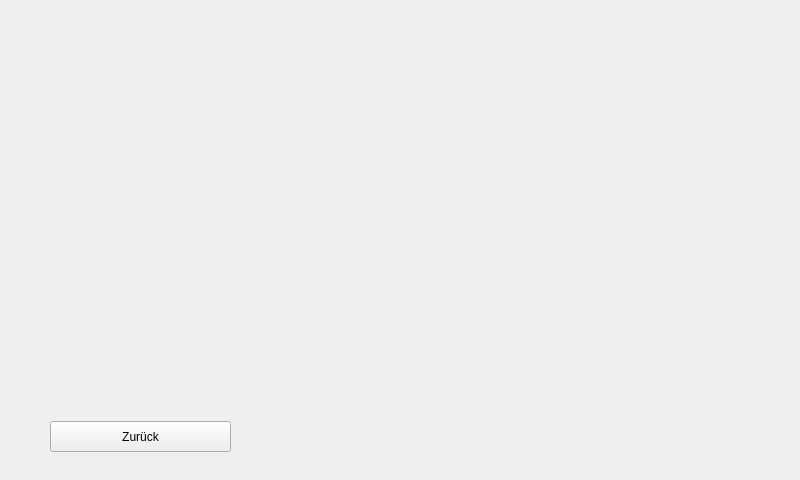
<?xml version="1.0" encoding="UTF-8"?>
<ui version="4.0">
 <class>WindowEinkauf</class>
 <widget class="QWidget" name="WindowEinkauf">
  <property name="geometry">
   <rect>
    <x>0</x>
    <y>0</y>
    <width>800</width>
    <height>480</height>
   </rect>
  </property>
  <property name="windowTitle">
   <string>Form</string>
  </property>
  <widget class="QStackedWidget" name="stackedWidget">
   <property name="geometry">
    <rect>
     <x>0</x>
     <y>0</y>
     <width>800</width>
     <height>480</height>
    </rect>
   </property>
   <widget class="QWidget" name="page">
    <widget class="QPushButton" name="cmdBack">
     <property name="geometry">
      <rect>
       <x>50</x>
       <y>421</y>
       <width>181</width>
       <height>31</height>
      </rect>
     </property>
     <property name="text">
      <string>Zurück</string>
     </property>
    </widget>
   </widget>
   <widget class="QWidget" name="page_2"/>
  </widget>
 </widget>
 <resources/>
 <connections/>
</ui>
